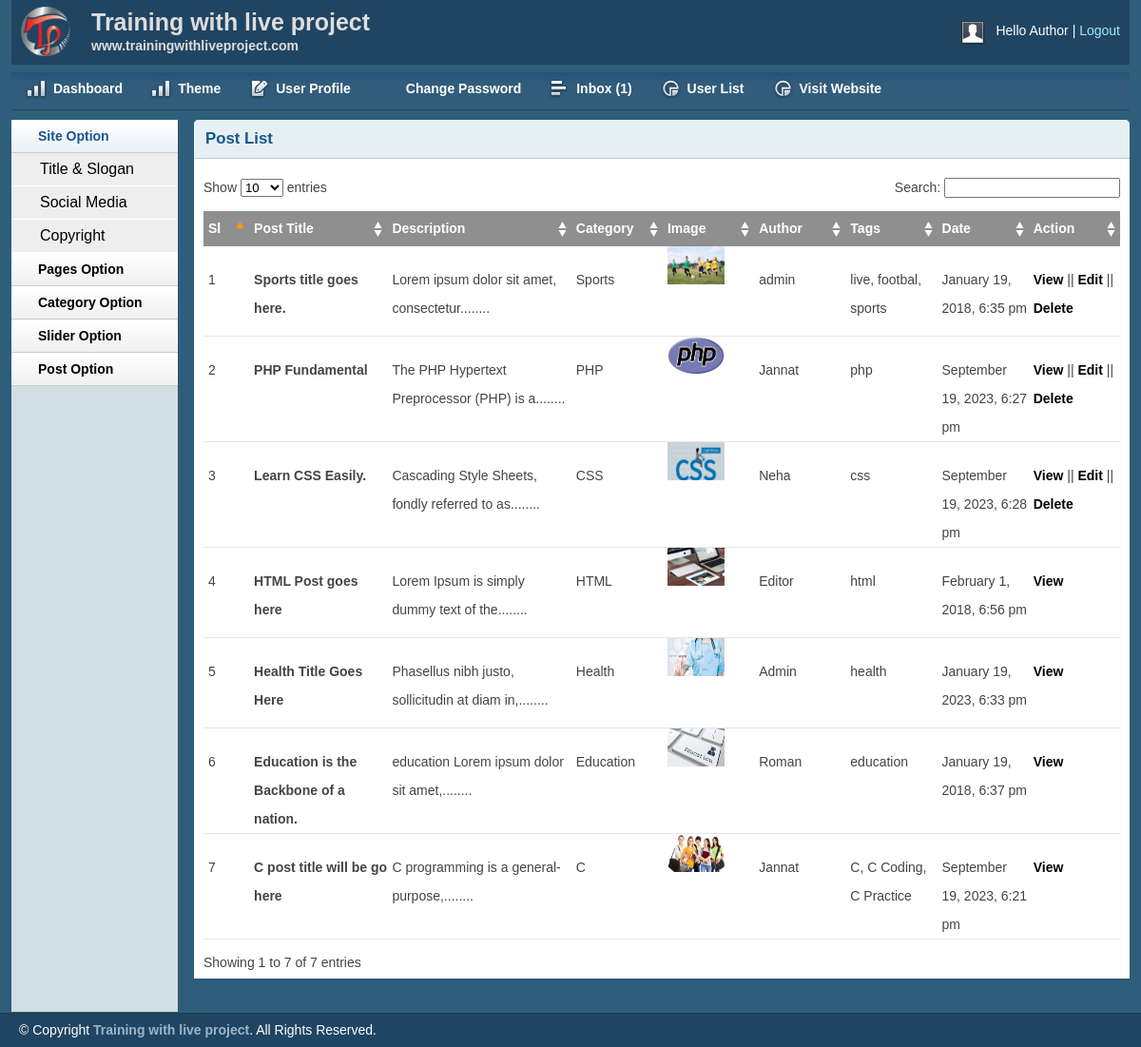
/project/admin/postlist.php (signed in), run on the app's committed database.
### tables this page shows
CREATE TABLE `tbl_post` (
  `id` int(11) NOT NULL,
  `cat` int(11) NOT NULL,
  `tittle` varchar(255) NOT NULL,
  `body` text NOT NULL,
  `image` varchar(255) NOT NULL,
  `author` varchar(50) NOT NULL,
  `tags` varchar(255) NOT NULL,
  `date` timestamp NOT NULL DEFAULT current_timestamp(),
  `userid` int(11) NOT NULL
);

CREATE TABLE `tbl_category` (
  `id` int(11) NOT NULL,
  `name` varchar(50) NOT NULL
);

### project/lib/Database.php (called while the page is built, shortened)
<?php
class Database
{
    public $host   = DB_HOST;
    public $user   = DB_USER;
    public $pass   = DB_PASS;
    public $dbname = DB_NAME;
    public $link;
    private function connectDB()
    {
        $this->link = new mysqli($this->host, $this->user, $this->pass, $this->dbname);
    }
    public function select($query)
    {
        $result = $this->link->query($query) or die($this->link->error.__LINE__);
        if ($result->num_rows > 0) {
            return $result;
        } else {
            return false;
        }
    }
}

### project/helpers/Format.php (called while the page is built, shortened)
<?php
class Format
{
    public function formatDate($date)
    {
        return date('F j, Y, g:i a', strtotime($date));
    }
    public function textShorten($text, $limit = 400)
    {
        $text = $text. " ";
        $text = substr($text, 0, $limit);
        $text = substr($text, 0, strrpos($text, ' '));
        $text = $text."........";
        return $text;
    }
}

### project/lib/Session.php (called while the page is built, shortened)
<?php
class Session
{
    public static function get($key)
    {
        if (isset($_SESSION[$key])) {
            return $_SESSION[$key];
        } else {
            return false;
        }
    }
}

### project/admin/postlist.php (the view, shortened to what this page needs)
<?php include 'inc/header.php' ?>
<?php include 'inc/sidebar.php' ?>
        <div class="grid_10">
            <div class="box round first grid">
                <h2>Post List</h2>
                <div class="block">
                    <table class="data display datatable" id="example">
					<thead>
						<tr>
							<th width="5%">Sl</th>
							<th width="15%">Post Title</th>
							<th width="20%">Description</th>
							<th width="10%"`>Category</th>
							<th width="10%">Image</th>
							<th width="10%">Author</th>
							<th width="10%">Tags</th>
							<th width="10%">Date</th>
							<th width="10%">Action</th>
						</tr>
					</thead>
					<tbody>
						<?php
                        $query = "SELECT tbl_post.*, tbl_category.name FROM tbl_post
                        INNER JOIN tbl_category
                        ON tbl_post.cat = tbl_category.id
                        ORDER BY tbl_post.tittle DESC";
                        $post= $db->select($query);
                        if ($post) {
                            $i=0;
                            while ($result = $post->fetch_assoc()) {
                                $i++; ?>
						<tr class="odd gradeX">
							<td><?php echo $i; ?></td>
							<td style="font-weight:700"><?php echo $result['tittle']; ?></td>
							<td><?php echo $fm->textShorten($result['body'], 50); ?></td>
							<td><?php echo $result['name']; ?></td>
							<td><img src="<?php echo $result['image']; ?>" height="40px" width="60px"></td>
							<td><?php echo $result['author']; ?></td>
							<td><?php echo $result['tags']; ?></td>
							<td><?php echo $fm->formatDate($result['date']); ?></td>
							<td>
								<a href="viewpost.php?viewpostid=<?php echo $result['id']; ?>">View</a>
								<?php if (Session::get('userId') == $result['userid'] || Session::get('userRole') == '0') {
                                    ?>
                                    || <a href="editpost.php?editpostid=<?php echo $result['id']; ?>">Edit</a> ||
								<a onclick="return confirm('Are you sure to Delete?');" href="deletepost.php?delpostid=<?php echo $result['id']; ?>">Delete</a>
                               <?php
                                } ?>
							</td>
						</tr>
						<?php
                            }
                        } ?>
					</tbody>
				</table>
               </div>
            </div>
        </div>
   <?php include 'inc/footer.php' ?>

### project/admin/css/text.css (style rules this page uses)
body { font: 13px/1.5 Tahoma, Helvetica, Arial, 'Liberation Sans', FreeSans, sans-serif; }
h2 { font-size: 23px; }
p, dl, hr, h1, h2, h3, h4, h5, h6, ol, ul, pre, table, address, fieldset { margin-bottom: 20px; }

### project/admin/css/grid.css (style rules this page uses)
.grid_1, .grid_2, .grid_3, .grid_4, .grid_5, .grid_6, .grid_7, .grid_8, .grid_9, .grid_10, .grid_11, .grid_12, .grid_13, .grid_14, .grid_15, .grid_16 { display: inline; float: left; margin-left: 1%; margin-right: 1%; }
.container_12 .grid_10 { width: 81.333%; }

### project/admin/css/layout.css (style rules this page uses)
body { background: #fff none repeat scroll 0 0; color: #444; font-size: 14px; padding: 0; }
a { color: #000; font-weight:bold; text-decoration: none; }
h1, h2, h3, h4, h5, h6 { line-height:1.2em; margin-bottom:.3em; }
h2 { margin-top:1em; }
.box { background:#fff; margin-bottom:20px; padding:10px 10px 10px 10px; margin-left:-8px; }
.box.grid { padding-bottom:40px; }
.box.round { -moz-border-radius: 5px 5px 0px 0px; -webkit-border-radius: 5px 5px 0px 0px; border-radius: 5px 5px 0px 0px; }
.box h2 { font-size:1.2em; font-weight:bold; color:#1B548D; background:#E6F0F3; margin:-10px -10px 0 -10px; padding:10px 12px; border-bottom:1px solid #B3CBD6; -moz-border-radius: 5px 5px 0px 0px; -webkit-border-radius: 5px 5px 0px 0px; border-radius: 5px 5px 0px 0px; }
.box.first { min-height: 406px; }
.block { padding-top:20px; }
p { margin-bottom:1em; }
.block { padding-bottom:1px; }
table.display { margin: 0 auto; clear: both; width: 100%; }
.sorting_asc { background: #8f8f8f url(../img/table/sort_asc.png) no-repeat center right; padding:8px 5px; text-align:left; color:#fff; }
.sorting { background:#8f8f8f url(../img/table/sort_both.png) no-repeat center right; padding:8px 5px; text-align:left; color:#fff; }
tr.odd { height: 30px; line-height: 30px; border-bottom:1px solid #e6e6e6; }
tr.even { height: 30px; line-height: 30px; border-bottom:1px solid #e6e6e6; }
tr.odd td, tr.even td { padding-left:5px; }

### data on the page
tbl_post: tittle "Sports title goes here.", body "Lorem ipsum dolor sit amet, consectetur........", tbl_category.name "Sports", image (picture), author "admin", tags "live, footbal, sports", date "January 19, 2018, 6:35 pm"
tbl_post: tittle "PHP Fundamental", body "The PHP Hypertext Preprocessor (PHP) is a........", tbl_category.name "PHP", image (picture), author "Jannat", tags "php", date "September 19, 2023, 6:27 pm"
tbl_post: tittle "Learn CSS Easily.", body "Cascading Style Sheets, fondly referred to as........", tbl_category.name "CSS", image (picture), author "Neha", tags "css", date "September 19, 2023, 6:28 pm"
tbl_post: tittle "HTML Post goes here", body "Lorem Ipsum is simply dummy text of the........", tbl_category.name "HTML", image (picture), author "Editor", tags "html", date "February 1, 2018, 6:56 pm"
tbl_post: tittle "Health Title Goes Here", body "Phasellus nibh justo, sollicitudin at diam in,........", tbl_category.name "Health", image (picture), author "Admin", tags "health", date "January 19, 2023, 6:33 pm"
tbl_post: tittle "Education is the Backbone of a nation.", body "education Lorem ipsum dolor sit amet,........", tbl_category.name "Education", image (picture), author "Roman", tags "education", date "January 19, 2018, 6:37 pm"
tbl_post: tittle "C post title will be go here", body "C programming is a general-purpose,........", tbl_category.name "C", image (picture), author "Jannat", tags "C, C Coding, C Practice", date "September 19, 2023, 6:21 pm"

### other printed values
Session::get('username') "Author"
$count "1"
